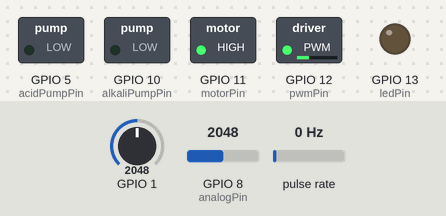
A sketch run on a simulated ESP32-S3. Parts: switched loads named in the sketch (green lamp = pin HIGH), output pins drawn as LEDs (lit = HIGH). Wiring (inferred from the names in the program): pulse sensor: data GPIO 2. Dashed ring = blinking. Inputs (shaded band) come from the test bench; at power-on: pulse rate 0 Hz, GPIO 8 (analogPin) = 2048, GPIO 1 = 2048 (analog values on the 0–4095 scale). What the sketch prints to the serial monitor is not drawn.

Above: at 1.2 s.
1.3 s: pulse rate (sensor on GPIO 2) set to 50 Hz
At 1.51 s:
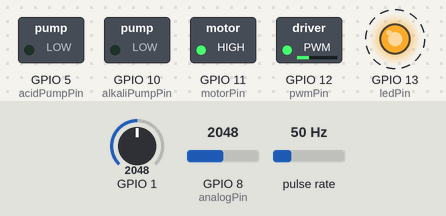
4.8 s: GPIO 8 (analogPin) set to 1724
8.3 s: GPIO 8 (analogPin) set to 1616
At 9.01 s:
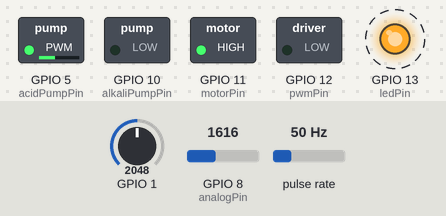
11.8 s: GPIO 1 set to 1228
At 15.11 s:
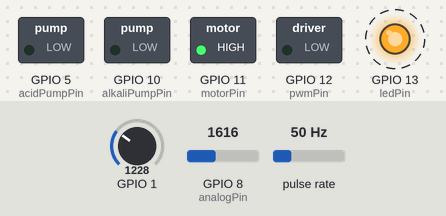
15.3 s: GPIO 1 set to 2866
At 16.51 s:
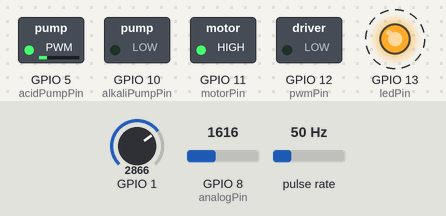
18.9 s: pulse rate (sensor on GPIO 2) set to 4 Hz
Timing chart, 0 to 23.4 s (numbered marks = the images above; inputs shaded):
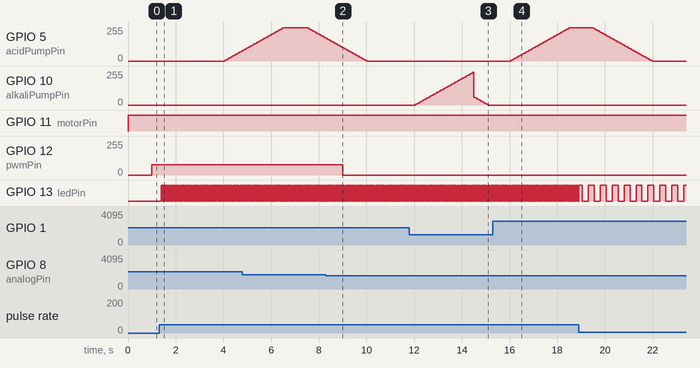

Measured:
- the behaviour switches between 1665 and 1664 on GPIO 8 (analogPin) (found by bisection; images 1 and 2)
- after the input at 1.3 s, GPIO 13 (ledPin): alternates HIGH for 0.05 s and LOW for 0.05 s, starting after 0.10 s
- after the input at 8.3 s, GPIO 12 (pwmPin): 76/255 → 0/255 after 0.71 s
- after the input at 11.8 s, GPIO 5 (acidPumpPin): stays 0/255 (without the input it goes to 5/255 after 0.25 s); GPIO 10 (alkaliPumpPin): rises from 0/255 to 245/255 in 2.4 s, then falls to 0/255 in 0.64 s
- after the input at 15.3 s, GPIO 5 (acidPumpPin): moves from 0/255 to 251/255 over 2.5 s, starting after 0.75 s; GPIO 10 (alkaliPumpPin): stays 0/255 (without the input it goes to 5/255 after 0.75 s)

The sketch:

Combined_Slave_I2C.ino
```cpp
#include <Wire.h>
#include <Arduino.h>

// ========================================================
// pH control variables and constants
const int phPin = A0;
const int acidPumpPin = 5;
const int alkaliPumpPin = 10;
const int pwmFrequency = 20000;

float phSetpoint = 5.0;
const float Kp = 100.0;
const float Ki = 2.0;
const float Kd = 0.0;

const float phDeadband = 0.1;
const float integralMax = 500.0;
const float outputMax = 8000.0;
const float outputMin = 1500.0;
const int minDutyCycle = 250;
const int maxDutyCycle = 255;

const unsigned long measureInterval = 4000;
const unsigned long pumpCooldown = 1000;

float integral = 0.0;
float previousError = 0.0;
unsigned long lastMeasurement = 0;
unsigned long lastPumpAction = 0;
float currentPh = 5.0;
float currentVoltage = 0.0;
bool firstRun = true;

// non-blocking pump control variables
bool pumpActive = false;
int activePumpPin = 0;
unsigned long pumpStartTime = 0;
unsigned long pumpDuration = 0;
int targetDutyCycle = 0;
int currentDutyCycle = 0;

enum PumpPhase { RAMP_UP, HOLD, RAMP_DOWN, IDLE };
PumpPhase pumpPhase = IDLE;
// end of pH control variables
// ========================================================

// ========================================================
// temperature control variables and constants
const int analogPin = A7;
const float Vcc = 3.3;
const float Rref = 10000.0;
unsigned long tempPre = 0;  // Renamed to avoid conflict with pH timing
const long tempInterval = 1000;
const int pwmPin = 12;
float MeasTemp = 0.0;
float hysteresis = 0.5;
float SetpointTemp = 35.0;

// Lookup table: Temp ↔ Resistance
struct TRPair {
    float temp;
    float resistance;
};

TRPair table[] = {
    {24.5, 10622},
    {25.0, 10200},
    {25.5, 9927},
    {26.0, 9650},
    {26.5, 9583},
    {27.0, 9400},
    {27.5, 9200},
    {28.0, 9100},
    {28.5, 8920},
    {29.0, 8690},
    {29.5, 8520},
    {30.0, 8380},
    {30.5, 8215},
    {31.0, 8070},
    {31.5, 7930},
    {32.0, 7750},
    {32.5, 7600},
    {33.0, 7507},
    {33.5, 7380},
    {34.0, 7200},
    {34.5, 7040},
    {35.0, 6850},
    {35.5, 6150}
};

const int tableSize = sizeof(table) / sizeof(table[0]);
// end of temperature control variables
// ========================================================

// ========================================================
// motor control variables and constants
const float Kv       = 400.0f;        // RPM per Volt
const float T        = 0.15f;
const float Npulses  = 70.0f;         // pulses per rev
const float freqToRPM = 60.0f / Npulses;

// PI constants
const float wn   = 1.0f / T;
const float zeta = 1.0f;
const float wo   = 1.0f / T;
const float Kp_motor = (2.0f * zeta * wn / wo - 1.0f) / Kv;
const float KI_motor = (wn * wn) / (Kv * wo);

// Pins
const int encoderPin = 2;    // Hall sensor
const int motorPin   = 11;   // PWM
const int ledPin     = 13;   // status LED

// PWM config
const int PWM_BITS = 8;         // 8-bit (0–255)
const int PWM_MAX  = 255;       // max for analogWrite
const int PWM_FREQ = 20000;     // 20 kHz motor PWM

// Measurement/control vars
volatile uint32_t pulseCount = 0;
volatile uint32_t lastPulseMicros = 0;

float setRPM = 1000.0f;
float measRPM = 0.0f;
float filtRPM = 0.0f;

float error_motor = 0.0f;
float intError = 0.0f;

unsigned long lastMeasMicros = 0;
unsigned long lastLoopMicros = 0;

const unsigned long MEAS_PERIOD_US = 50000;     // 50 ms
const unsigned long STALL_TIMEOUT_US = 300000;  // 0.3 s stall detect

// end of motor control varaibles
// ========================================================

// motor control interrupt routine
void IRAM_ATTR encoderISR() {
    pulseCount++;
    lastPulseMicros = micros();
}

#define SLAVE_ADDR 0x28

typedef struct __attribute__((packed)) {
  float temp_setpoint;
  float pH_setpoint;
  float stir_setpoint;
} SetpointPacket;

typedef struct __attribute__((packed)) {
  float temperature;
  float pH;
  float rpm;
} SensorPacket;

SetpointPacket setpoints;
SensorPacket sensors;
SensorPacket sensors_safe;

// ========================================================
// pH control functions
// Read average voltage from pH probe
float getAverageVoltage(int pin, int samples = 10) {
  long total = 0;
  for (int i = 0; i < samples; i++) {
    total += analogRead(pin);
    delayMicroseconds(100);
  }

  float avgADC = total / samples;
  return avgADC * (3.3 / 4095.0);
}

// Calculate pH from voltage
float calculatePh(float V) {
  const float V4 = 0.9915;
  const float V7 = 1.1735;
  const float V10 = 1.3525;

  const float gradient47 = (7.0f - 4.0f) / (V7 - V4);
  const float intercept47 = 7.0f - gradient47 * V7;

  const float gradient710 = (10.0f - 7.0f) / (V10 - V7);
  const float intercept710 = 10.0f - gradient710 * V10;

  if (V <= V7)
    return gradient47 * V + intercept47;
  else
    return gradient710 * V + intercept710;
}

void updatePumpControl() {
  if (!pumpActive) return;

  unsigned long elapsed = millis() - pumpStartTime;

  // Phase timings (milliseconds)
  const int RAMP_STEP = 5;
  const int RAMP_DELAY = 50;
  const int NUM_STEPS = (targetDutyCycle + RAMP_STEP - 1) / RAMP_STEP;
  const unsigned long RAMP_UP_TIME = NUM_STEPS * RAMP_DELAY;
  const unsigned long RAMP_DOWN_START = pumpDuration - RAMP_UP_TIME;

  switch (pumpPhase) {
    case RAMP_UP:
      if (elapsed < RAMP_UP_TIME) {
        int step = elapsed / RAMP_DELAY;
        currentDutyCycle = min(step * RAMP_STEP, targetDutyCycle);
        analogWrite(activePumpPin, currentDutyCycle);
      } else {
        currentDutyCycle = targetDutyCycle;
        analogWrite(activePumpPin, currentDutyCycle);
        pumpPhase = HOLD;
      }
      break;

    case HOLD:
      if (elapsed >= RAMP_DOWN_START) {
        pumpPhase = RAMP_DOWN;
      }
      break;

    case RAMP_DOWN:
      if (elapsed < pumpDuration) {
        unsigned long rampDownElapsed = elapsed - RAMP_DOWN_START;
        int step = rampDownElapsed / RAMP_DELAY;
        currentDutyCycle = max(targetDutyCycle - (step * RAMP_STEP), 0);
        analogWrite(activePumpPin, currentDutyCycle);
      } else {
        // Pump cycle complete
        analogWrite(activePumpPin, 0);
        pumpActive = false;
        pumpPhase = IDLE;
        Serial.println("Pump cycle complete");
      }
      break;

    case IDLE:
      break;
  }
}

void startPumpNonBlocking(int pin, unsigned long duration, int dutyCycle) {
  if (pumpActive) {
    // Serial.println("Pump already running, request ignored");
    return;
  }

  pumpActive = true;
  activePumpPin = pin;
  pumpStartTime = millis();
  pumpDuration = duration;
  targetDutyCycle = dutyCycle;
  currentDutyCycle = 0;
  pumpPhase = RAMP_UP;

  Serial.print("Starting pump on pin ");
  Serial.print(pin);
  Serial.print(" for ");
  Serial.print(duration);
  Serial.println("ms");
}

// PID FUNCTION
void pidControl(float ph, float dt) {
  // Don't trigger new pump if one is already active
  if (pumpActive) {
    // Serial.println("Status: Pump active, waiting for completion");
    return;
  }

  float error = phSetpoint - ph;

  // Deadband
  if (abs(error) < phDeadband) {
    // Serial.println("Status: pH within deadband");
    integral = 0.0;
    previousError = error;
    return;
  }

  // Cooldown
  if (millis() - lastPumpAction < pumpCooldown) {
    Serial.println("Status: Cooldown active");
    return;
  }

  // PID (only used for direction + duty scaling)
  float P = Kp * error;
  integral += error * dt;
  integral = constrain(integral, -integralMax, integralMax);
  float I = Ki * integral;

  float D = 0.0;
  if (!firstRun) {
    D = Kd * (error - previousError) / dt;
  } else {
    firstRun = false;
  }

  float output = P + I + D;

  // Pump time based on pH error
  float kTime = 3000;
  unsigned long pumpTime = abs(error) * kTime;
  pumpTime = constrain(pumpTime, 1500, 6000);

  // Duty cycle proportional to PID magnitude
  float outputRatio = abs(output) / outputMax;
  int dutyCycle = constrain(minDutyCycle + outputRatio * (maxDutyCycle - minDutyCycle),
                            minDutyCycle, maxDutyCycle);

  // Start pump (non-blocking)
  if (error > 0) {
    Serial.println("pH low → adding alkali");
    Serial.print("Pump time = "); Serial.print(pumpTime);
    Serial.print(" ms, Duty = "); Serial.println(dutyCycle);
    startPumpNonBlocking(alkaliPumpPin, pumpTime, dutyCycle);
  } else {
    Serial.println("pH high → adding acid");
    Serial.print("Pump time = "); Serial.print(pumpTime);
    Serial.print(" ms, Duty = "); Serial.println(dutyCycle);
    startPumpNonBlocking(acidPumpPin, pumpTime, dutyCycle);
  }

  lastPumpAction = millis();
  previousError = error;
}
// end of pH control functions
// ========================================================

// ========================================================
// temperature control functions
// Convert resistance → temperature using piecewise linear interpolation
float resistanceToTemp(float R) {

    if (R >= table[0].resistance) return table[0].temp;
    if (R <= table[tableSize - 1].resistance) return table[tableSize - 1].temp;

    for (int i = 0; i < tableSize - 1; i++) {
        float R1 = table[i].resistance;
        float R2 = table[i + 1].resistance;

        if (R <= R1 && R >= R2) {
            float T1 = table[i].temp;
            float T2 = table[i + 1].temp;

            float ratio = (R - R2) / (R1 - R2);
            return T2 + ratio * (T1 - T2);
        }
    }
    return -999; // Shouldn't happen
}
// end of temperature control functions
// ========================================================

void receiveSetpoints(int count) {
  if (count == sizeof(SetpointPacket)) {
    Wire.readBytes((char*)&setpoints, sizeof(SetpointPacket));

    Serial.println("=== SETPOINTS RECEIVED ===");
    Serial.println(setpoints.temp_setpoint);
    Serial.println(setpoints.pH_setpoint);
    Serial.println(setpoints.stir_setpoint);

    // Update pH setpoint
    phSetpoint = setpoints.pH_setpoint;
    Serial.print("pH setpoint updated to: ");
    Serial.println(phSetpoint, 2);

    // Update temperature setpoint
    SetpointTemp = setpoints.temp_setpoint;
    Serial.print("Temperature setpoint updated to: ");
    Serial.print(SetpointTemp, 2);
    Serial.println(" °C");

    // Update motor RPM setpoint
    setRPM = setpoints.stir_setpoint;
    Serial.print("Motor RPM setpoint updated to: ");
    Serial.print(setRPM, 1);
    Serial.println(" RPM");
  }
}

void sendSensors() {
  // fill the sensor struct
  /*
  sensors.temperature = MeasTemp;
  sensors.pH = currentPh;
  sensors.rpm = filtRPM;
  Wire.write((uint8_t*)&sensors, sizeof(SensorPacket));
  */

  // using the safe copy that is updated atomically in loop()
  Wire.write((uint8_t*)&sensors_safe, sizeof(SensorPacket));
}

void setup() {
  Serial.begin(115200);

  // ========================================================
  // pH control setup
  analogReadResolution(12);

  analogWriteFrequency(acidPumpPin, pwmFrequency);
  analogWriteFrequency(alkaliPumpPin, pwmFrequency);

  pinMode(acidPumpPin, OUTPUT);
  pinMode(alkaliPumpPin, OUTPUT);

  Serial.print("Setpoint: ");
  Serial.println(phSetpoint, 2);
  Serial.println(Kp);
  Serial.println(Ki);
  Serial.println(Kd);
  Serial.print("Deadband: +-");
  Serial.println(phDeadband, 2);
  // end of pH control setup
  // ========================================================

  // ========================================================
  // temperature control setup
  pinMode(pwmPin, OUTPUT);

  Serial.print("Temperature Setpoint: ");
  Serial.print(SetpointTemp, 2);
  Serial.println(" °C");
  Serial.print("Hysteresis: ");
  Serial.print(hysteresis, 2);
  Serial.println(" °C");
  // end of temperature control setup
  // ========================================================

  // ========================================================
  // motor control setup
  pinMode(encoderPin, INPUT_PULLUP);
  pinMode(ledPin, OUTPUT);

  attachInterrupt(digitalPinToInterrupt(encoderPin), encoderISR, RISING);

  // Set up analogWrite() behaviour
  analogWriteResolution(motorPin, PWM_BITS);
  analogWriteFrequency(motorPin, PWM_FREQ);

  analogWrite(motorPin, 0);

  lastMeasMicros = micros();
  lastLoopMicros = micros();

  Serial.print("Motor RPM Setpoint: ");
  Serial.print(setRPM, 1);
  Serial.println(" RPM");
  Serial.println("Motor controller initialised");
  // end of motor control setup
  // ========================================================

  // ========================================================
  // I2C slave setup
  Wire.begin((uint8_t)SLAVE_ADDR);
  Wire.onReceive(receiveSetpoints);
  Wire.onRequest(sendSensors);

  Serial.println("Nano I2C slave ready");
  // end of slave setup
  // ========================================================
}

void loop() {

  // pH control loop

  updatePumpControl();

  unsigned long currentTime = millis();

  if (currentTime - lastMeasurement >= measureInterval) {
    float dt = (currentTime - lastMeasurement) / 1000.0;
    lastMeasurement = currentTime;

    currentVoltage = getAverageVoltage(phPin);
    currentPh = calculatePh(currentVoltage);

    /*
    Serial.print("Voltage: ");
    Serial.print(currentVoltage, 3);
    Serial.println(" V");
    Serial.print("pH: ");
    Serial.print(currentPh, 2);
    Serial.print(" (Setpoint: ");
    Serial.print(phSetpoint, 2);
    Serial.println(")");
    */

    pidControl(currentPh, dt);
  }

  // temperature control loop
  unsigned long tempNow = millis();

  if (tempNow - tempPre >= tempInterval) {
    tempPre = tempNow;

    // Read ADC
    float vadc = analogRead(analogPin);
    float Vout = (vadc / 4095.0) * Vcc;

    // Avoid division by zero if Vout == Vcc
    if (Vout >= Vcc * 0.999) {
      Serial.println("Error: Vout too high");
    } else {
      // Convert to resistance
      float Rx = Rref * (Vout / (Vcc - Vout));

      // Convert to temperature
      MeasTemp = resistanceToTemp(Rx);

      // Print all information
      /*
      Serial.print("Vout = "); Serial.print(Vout, 3);
      Serial.print(" V, R = "); Serial.print(Rx);
      Serial.print(" ohms, Temp = ");
      Serial.println(MeasTemp, 2);
      */

      // === Heater control with hysteresis ===
      float duty = 0.3;
      int pwmV = duty * 255;

      if (MeasTemp < SetpointTemp - hysteresis) {
        analogWrite(pwmPin, pwmV);
        Serial.println("Heating ON");
      }
      else if (MeasTemp > SetpointTemp) {
        digitalWrite(pwmPin, LOW);
        Serial.println("Heating OFF");
      }

      Serial.println();
    }
  }

  // motor control loop
  unsigned long motorNow = micros();
  float dt_motor = (motorNow - lastLoopMicros) * 1e-6f;
  lastLoopMicros = motorNow;

  if (dt_motor > 0.1f) dt_motor = 0.1f;

  // RPM measurement (every 50ms)
  if (motorNow - lastMeasMicros >= MEAS_PERIOD_US) {
    lastMeasMicros += MEAS_PERIOD_US;

    static uint32_t lastCount = 0;
    uint32_t countNow = pulseCount;
    uint32_t pulses = countNow - lastCount;
    lastCount = countNow;

    float windowSec = MEAS_PERIOD_US * 1e-6f;
    float freq = pulses / windowSec;
    measRPM = freq * freqToRPM;

    if (motorNow - lastPulseMicros > STALL_TIMEOUT_US)
      measRPM = 0.0f;

    // low-pass filter
    const float alpha = 0.2f;
    filtRPM = alpha * measRPM + (1.0f - alpha) * filtRPM;

    if (pulses > 0)
      digitalWrite(ledPin, !digitalRead(ledPin)); // pulse activity blink
  }

  // PI control
  error_motor = setRPM - filtRPM;
  intError += KI_motor * error_motor * dt_motor;

  if (intError > 1.0f) intError = 1.0f;
  if (intError < 0.0f) intError = 0.0f;

  float u = Kp_motor * error_motor + intError;

  if (u > 1.0f) u = 1.0f;
  if (u < 0.0f) u = 0.0f;

  int pwmVal = (int)(u * PWM_MAX);
  analogWrite(motorPin, pwmVal);

  // Serial plotter output
  static unsigned long lastPrint = 0;
  if (motorNow - lastPrint >= 1000000) {
    lastPrint = motorNow;
    Serial.print("Motor - Set: ");
    Serial.print(setRPM);
    Serial.print(" RPM, Meas: ");
    Serial.print(measRPM);
    Serial.print(", Filt: ");
    Serial.print(filtRPM);
    Serial.print(", PWM: ");
    Serial.println(pwmVal);
  }
  // end of motor control loop


  // update safe sensor copy for I2C

  noInterrupts();
  sensors_safe.temperature = MeasTemp;
  sensors_safe.pH = currentPh;
  sensors_safe.rpm = filtRPM;
  interrupts();

  delay(1);
}
```
